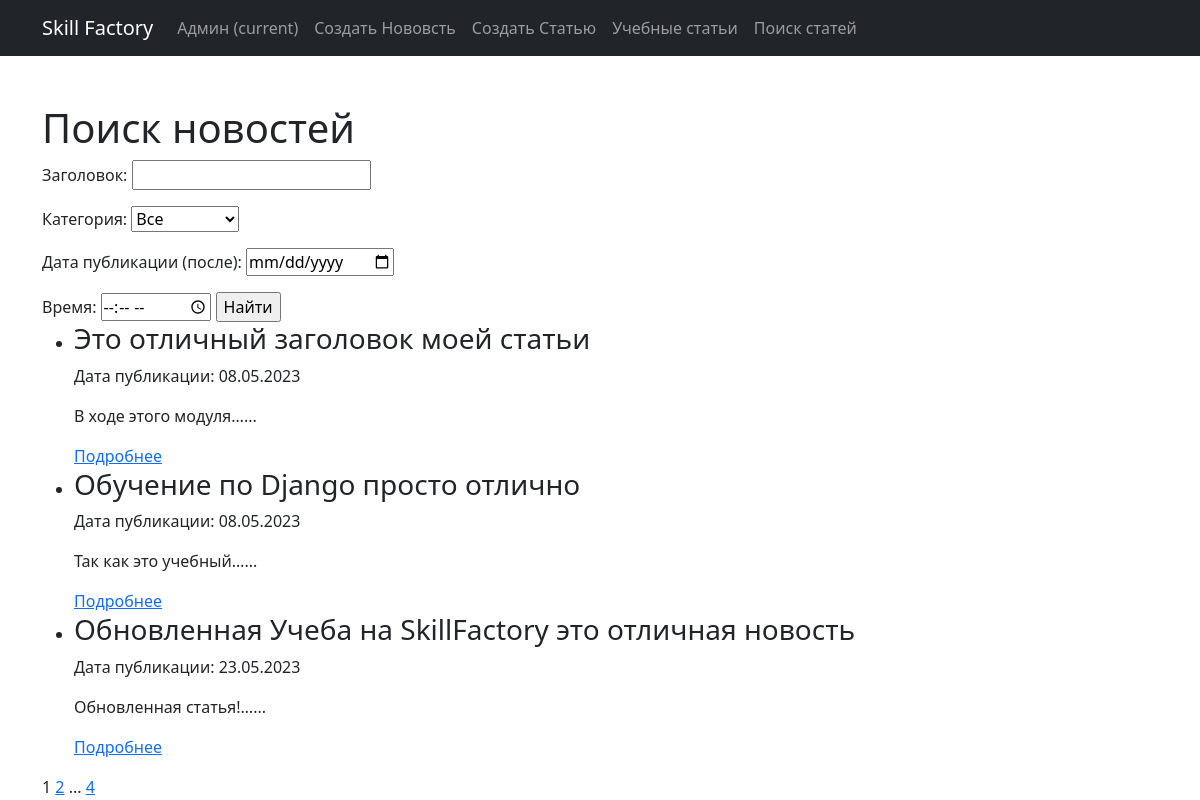
Page /Postnews/search/ on the committed database.
### news_portal/models.py (models this page shows, shortened)
class Post(models.Model):
    author = models.ForeignKey(Author, on_delete=models.CASCADE)
    NEWS = 'NW'
    ARTICLE = 'AR'
    CATEGORY_CHOICES = (
        (NEWS, 'Новость'),
        (ARTICLE, 'Статья'),
    )
    categoryType = models.CharField(max_length=2, choices=CATEGORY_CHOICES, default=ARTICLE)
    dateCreation = models.DateTimeField(auto_now_add=True)
    postCategory = models.ManyToManyField(Category, through='PostCategory')
    title = models.CharField(max_length=128)
    text = models.TextField()
    rating = models.SmallIntegerField(default=0)

### news_portal/views.py (the view)
# urls.py: path('search/', NewsSearchView.as_view(), name='news_search'),
class NewsSearchView(ListView):
    model = Post
    template_name = 'news_search.html'
    context_object_name = 'news'
    paginate_by = 3
    def get_queryset(self):
        filter_form = PostFilter(self.request.GET, queryset=super().get_queryset())
        news = filter_form.qs
        selected_date = self.request.GET.get('date')
        selected_time = self.request.GET.get('time')
        if selected_date and selected_time:
            datetime_str = f'{selected_date} {selected_time}'
            selected_datetime = datetime.strptime(datetime_str, '%Y-%m-%d %H:%M')
            news = news.filter(dateCreation__gte=selected_datetime)
        selected_category = self.request.GET.get('postCategory')
        return news
    def get_context_data(self, **kwargs):
        context = super().get_context_data(**kwargs)
        filter_form = PostFilter(self.request.GET, queryset=self.get_queryset())
        categories = Category.objects.all()
        selected_category = self.request.GET.get('postCategory')
        context['filter_form'] = filter_form
        context['categories'] = categories
        context['selected_category'] = selected_category
        return context

### news_portal/models.py (called while the page is built)
    def __str__(self):
        return f"{self.name}"

### news_portal/templatetags/custom_filters.py (called while the page is built)
@register.simple_tag(takes_context=True)
def url_replace(context, **kwargs):
    request = context['request']
    params = request.GET.copy()
    for key, value in kwargs.items():
        params[key] = value
    return params.urlencode()

### templates/news_search.html (shortened to what this page needs)
{% extends 'flatpages/default.html' %}
{% load custom_filters %}
{% block content %}
<h1>Поиск новостей</h1>
<form action="{% url 'news_search' %}" method="get">
   {{ filter_form.form.as_p }}
   <label for="time">Время:</label>
   <input type="time" id="time" name="time" value="{{ request.GET.time }}">
   <input type="submit" value="Найти" />
</form>
{% if news %}
  <ul>
    {% for post in news %}
      <li>
        <h3>{{ post.title }}</h3>
        <p>Дата публикации: {{ post.dateCreation|date:"d.m.Y" }}</p>
        <p>{{ post.text|truncatechars:20|safe }}...</p>
        {% if post.categoryType == 'NW' %}
            <a href="{% url 'news_detail' post.pk %}">Подробнее</a>
        {% elif post.categoryType == 'AR' %}
            <a href="{% url 'article_detail' post.pk %}">Подробнее</a>
        {% endif %}
      </li>
    {% endfor %}
  </ul>
   {{ page_obj.number }}
   {% if page_obj.has_next %}
       <a href="?{% url_replace page=page_obj.next_page_number %}">{{ page_obj.next_page_number }}</a>
       {% if paginator.num_pages != page_obj.next_page_number %}
           ...
           <a href="?{% url_replace page=page_obj.paginator.num_pages %}">{{ page_obj.paginator.num_pages }}</a>
       {% endif %}
   {% endif %}
{% else %}
  <p>Нет результатов.</p>
{% endif %}
{% endblock content %}

### templates/flatpages/default.html (shortened to what this page needs)
<!DOCTYPE html>
<html lang="en">
    <head>
        {% load static %}
        <link href="{% static 'css/styles.css' %}" rel="stylesheet" />
    </head>
    <body>
        <nav class="navbar navbar-expand-lg navbar-dark bg-dark static-top">
   <div class="container">
       <a class="navbar-brand" href="/home/">Skill Factory</a>
       <div class="collapse navbar-collapse" id="navbarResponsive">
           <ul class="navbar-nav ml-auto">
               <li class="nav-item active">
                   <a class="nav-link" href="/admin/">Админ
                       <span class="sr-only">(current)</span>
                   </a>
               </li>
               <li class="nav-item">
                   <a class="nav-link" href="/Postnews/news/create/">Создать Нововсть</a>
               </li>
               <li class="nav-item">
                   <a class="nav-link" href="/Postnews/articles/create/">Создать Статью</a>
               </li>
               <li class="nav-item">
                   <a class="nav-link" href="/Postnews/">Учебные статьи</a>
               </li>
               <li class="nav-item">
                   <a class="nav-link" href="/Postnews/search/">Поиск статей</a>
               </li>
           </ul>
       </div>
   </div>
</nav>
        <div class="container">
            <div class="text">
                <br>
                <br>
                {% block content %}
                {% endblock content %}
            </div>
        </div>
    </body>
</html>

### rows in the picture
Post: title "Это отличный заголовок моей статьи", dateCreation "08.05.2023", text "В ходе этого модуля…", categoryType "Подробнее"
Post: title "Обучение по Django просто отлично", dateCreation "08.05.2023", text "Так как это учебный…", categoryType "Подробнее"
Post: title "Обновленная Учеба на SkillFactory это отличная новость", dateCreation "23.05.2023", text "Обновленная статья!…", categoryType "Подробнее"

### other values in the picture
{{ page_obj.number }} "1"
{{ page_obj.next_page_number }} "2"
{{ page_obj.paginator.num_pages }} "4"
